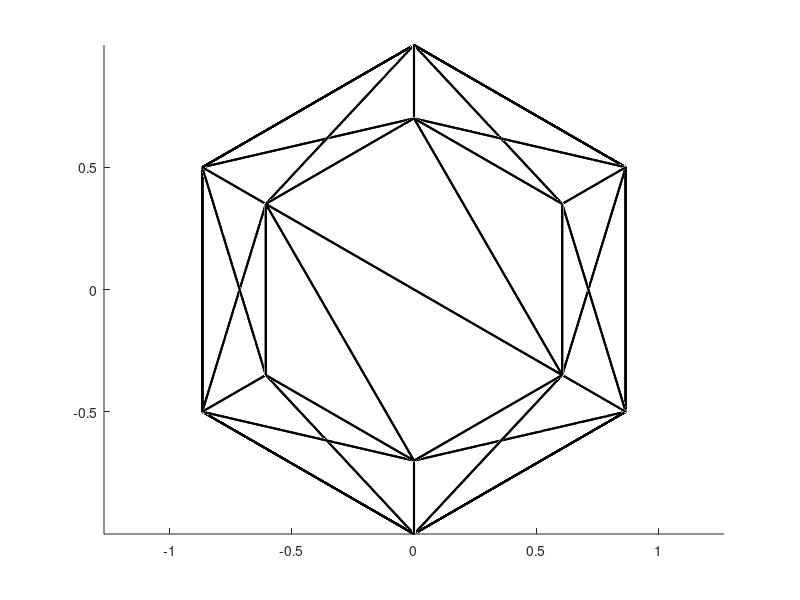

Write MATLAB code to recreate this figure.
clear; close all; clc;

vertex = [
+0.6062 -0.3500 +0.4887
+0.6062 +0.3500 +0.4887
-0.0000 +0.7000 +0.4887
-0.6062 +0.3500 +0.4887
-0.6062 -0.3500 +0.4887
+0.0000 -0.7000 +0.4887
+0.8660 -0.5000 +0.0000
+0.8660 +0.5000 +0.0000
-0.0000 +1.0000 +0.0000
-0.8660 +0.5000 +0.0000
-0.8660 -0.5000 +0.0000
+0.0000 -1.0000 +0.0000
+0.8660 -0.5000 -0.0000
+0.8660 +0.5000 -0.0000
-0.0000 +1.0000 -0.0000
-0.8660 +0.5000 -0.0000
-0.8660 -0.5000 -0.0000
+0.0000 -1.0000 -0.0000
+0.6062 -0.3500 -0.4887
+0.6062 +0.3500 -0.4887
-0.0000 +0.7000 -0.4887
-0.6062 +0.3500 -0.4887
-0.6062 -0.3500 -0.4887
+0.0000 -0.7000 -0.4887
];
face = [
1 2 3
1 3 4
4 5 6
4 6 1
1 7 2
7 8 2
2 8 3
8 9 3
3 9 4
9 10 4
4 10 5
10 11 5
5 11 6
11 12 6
6 12 1
12 7 1
7 13 8
13 14 8
8 14 9
14 15 9
9 15 10
15 16 10
10 16 11
16 17 11
11 17 12
17 18 12
12 18 7
18 13 7
13 19 14
19 20 14
14 20 15
20 21 15
15 21 16
21 22 16
16 22 17
22 23 17
17 23 18
23 24 18
18 24 13
24 19 13
19 21 20
19 22 21
22 24 23
22 19 24
];

figure(1); clf;
hold on;
axis equal;
for i = 1:size(face,1)
    v = vertex(face(i, :), :);
    plot3([v(1,1), v(2,1)], [v(1,2), v(2,2)], [v(1,3), v(2,3)], ...
        'k', 'linewidth', 1.5);
    plot3([v(2,1), v(3,1)], [v(2,2), v(3,2)], [v(2,3), v(3,3)], ...
        'k', 'linewidth', 1.5);
    plot3([v(3,1), v(1,1)], [v(3,2), v(1,2)], [v(3,3), v(1,3)], ...
        'k', 'linewidth', 1.5);
end